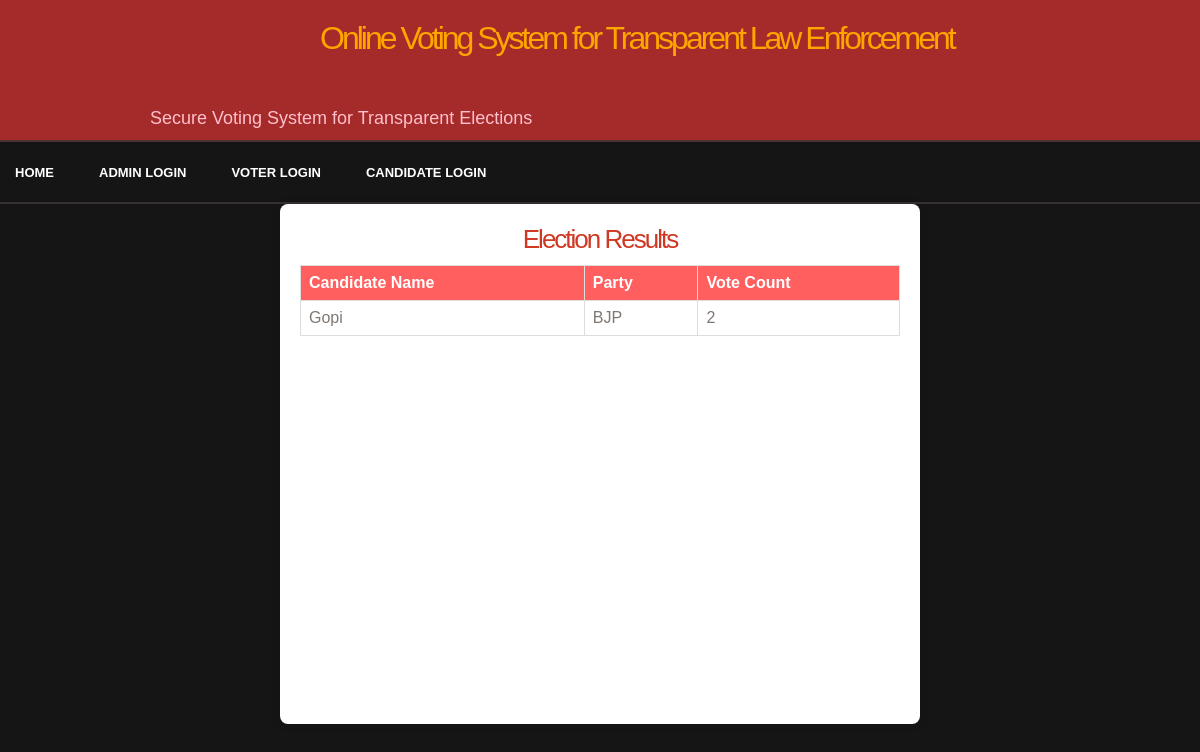
Page /results/5/ on the committed database.
### application/models.py (models this page shows, shortened)
class candidate(models.Model):
    election=models.ForeignKey(election_name,on_delete=models.CASCADE)
    party=models.ForeignKey(Party,on_delete=models.CASCADE)
    user=models.ForeignKey(User,on_delete=models.CASCADE)
    age=models.DecimalField(max_digits=5, decimal_places=0)
    address=models.TextField()
    mobile=models.DecimalField(max_digits=12,decimal_places=0)

class Party(models.Model):
    name=models.TextField()

### application/views.py (the view)
# urls.py: path('results/<int:pk>/',views.result,name='results'),
def result(request,pk):
    election = election_name.objects.get(id=pk)
    results = cast_vote.objects.filter(election=election).values("candidatename").annotate(vote_count=Count("candidatename"))
    results = [{"candidatename": candidate.objects.get(id=r["candidatename"]), "vote_count": r["vote_count"]} for r in results]
    return render(request, "voteCount.html", {"results": results})

### template/votecount.html (shortened to what this page needs)
{% extends 'Base.html' %}
{% load static %}
{% block main %}
<div class="container">
    <h2>Election Results</h2>
    <table>
        <thead>
            <tr>
                <th>Candidate Name</th>
                <th>Party</th>
                <th>Vote Count</th>
            </tr>
        </thead>
        <tbody>
            {% for result in results %}
            <tr>
                <td>{{ result.candidatename.user.first_name }}</td>
                <td>{{ result.candidatename.party.name }}</td>
                <td>{{ result.vote_count }}</td>
            </tr>
            {% endfor %}
        </tbody>
    </table>
</div>
{% endblock %}

### static/voting.css (style rules this page uses)
body { margin: 0; padding: 0; background: #151515 url(images/voting01.jpg) repeat-x left top; text-align: justify; font: 13px "Trebuchet MS", Arial, Helvetica, sans-serif; color: #7F7772; }
h1, h1 a, h2, h2 a, h3, h3 a { margin: 0; text-decoration: none; font-weight: normal; color: #CF3822; }
h2 { letter-spacing: -2px; font-size: 2em; }

### template/votecount.html (style rules this page uses)
.container { background: white; padding: 20px; border-radius: 8px; box-shadow: 0 0 10px rgba(0, 0, 0, 0.1); width: 600px; max-height: 80vh; min-height: 60vh; overflow-y: scroll; }
h2 { text-align: center; }
table { width: 100%; border-collapse: collapse; margin-top: 10px; }
th, td { border: 1px solid #ddd; padding: 8px; text-align: left; }
th { background-color: #ff5f5f; color: white; }

### rows in the picture
candidate: candidatename.user.first_name "Gopi", candidatename.party.name "BJP", vote_count "2"
